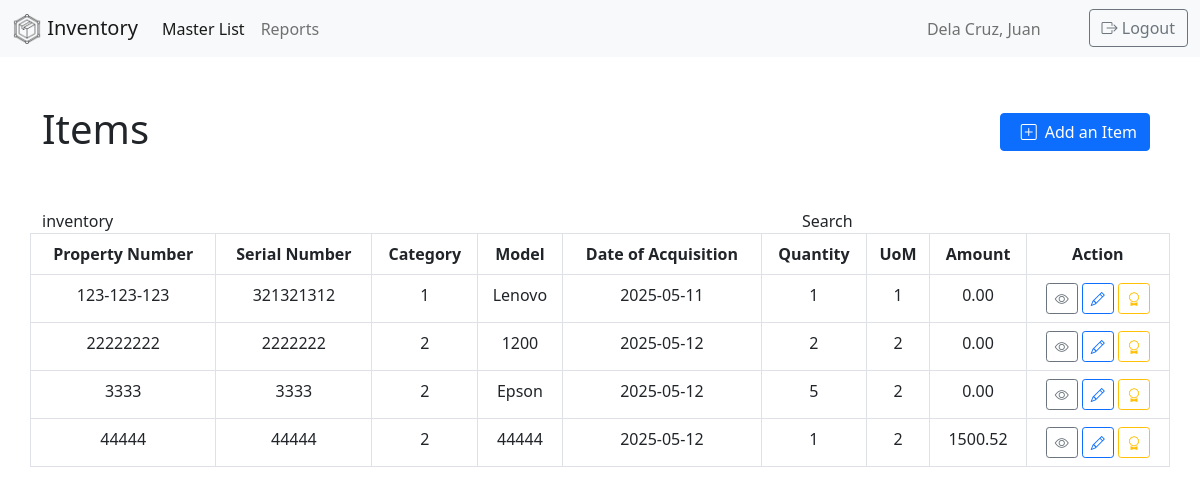
Screenshot of /inventory/home.php with the database file from the repository.
### tables this page shows
CREATE TABLE `item` (
  `$item_id` int(11) NOT NULL,
  `property_number` varchar(255) NOT NULL,
  `serial_number` varchar(255) NOT NULL,
  `category` varchar(255) NOT NULL,
  `model` varchar(255) NOT NULL,
  `specification` varchar(255) NOT NULL,
  `date_of_acquisition` date NOT NULL,
  `quantity` int(11) NOT NULL,
  `unit` varchar(45) NOT NULL,
  `amount` decimal(10,2) NOT NULL
);

### functions/items.php (the view, shortened to what this page needs)
<?php
function load_items()
{
    $connection = connection();
    $sql = "SELECT * FROM item";
    $items = $connection->query($sql) or die($connection->error);
    $row = $items->fetch_assoc();
    if ($items->num_rows > 0) {
        do {
            echo "<tr>
                    <td>" . $row['property_number'] . "</td>" .
                "<td>" . $row['serial_number'] . "</td>" .
                "<td>" . $row['category'] . "</td>" .
                "<td>" . $row['model'] . "</td>" .
                "<td>" . $row['date_of_acquisition'] . "</td>" .
                "<td>" . $row['quantity'] . "</td>" .
                "<td>" . $row['unit'] . "</td>" .
                "<td>" . $row['amount'] . "</td>
                    <td><a href='#' class='btn btn-outline-secondary btn-sm' data-bs-toggle='tooltip' data-bs-placement='top' title='View Item'><i class='bi bi-eye'></i></a>
                    <a href='#' class='btn btn-outline-primary btn-sm' data-bs-toggle='tooltip' data-bs-placement='top' title='Edit Item'><i class='bi bi-pencil'></i></a>
                    <a href='#' class='btn btn-outline-warning btn-sm' data-bs-toggle='tooltip' data-bs-placement='top' title='Issue the Item to an accountable personnel'><i class='bi bi-award'></i></a>
                    </td>
                </tr>";
        } while ($row = $items->fetch_assoc());
    } else {
        echo "<tr><td colspan='9'>No Records Available</td></tr>";
    }
}

### inventory/home.php (shortened to what this page needs)
<!DOCTYPE html>
<html lang="en">
<head>
    <link href="https://cdn.jsdelivr.net/npm/bootstrap@5.0.2/dist/css/bootstrap.min.css" rel="stylesheet">
    <link rel="stylesheet" href="https://cdn.jsdelivr.net/npm/bootstrap-icons@1.13.1/font/bootstrap-icons.min.css">
</head>
<?php
include '../functions/items.php';
?>
<body>
    <div class="page-wrapper">
        <nav class="navbar navbar-expand-lg navbar-light bg-light">
            <div class="container-fluid">
                <a href="#" class="navbar-brand">
                    <img src="img/supply.png" alt="" width="30" height="30" class="d-inline-block align-text-top">
                    Inventory
                </a>
                <div class="collapse navbar-collapse" id="navbarTogglerDemo01">
                    <ul class="navbar-nav me-auto mb-2 mb-lg-0">
                        <li class="nav-item">
                            <a class="nav-link active" aria-current="page" href="#">Master List</a>
                        </li>
                        <li class="nav-item">
                            <a class="nav-link" href="#">Reports</a>
                        </li>
                    </ul>
                    <div class="d-flex">
                        <ul class="navbar-nav me-auto mb-2 mb-lg-0">
                            <span class="navbar-text px-5">
                                Dela Cruz, Juan
                            </span>
                            <li class="nav-item">
                                <a href="#" class="btn btn-outline-secondary"><i class="bi bi-box-arrow-right"></i> Logout</a>
                            </li>
                        </ul>
                    </div>
                </div>
            </div>
        </nav>
        <div class="container">
            <div class="page-header my-5">
                <div class="d-flex">
                    <div class="flex-grow-1">
                        <h1>Items</h1>
                    </div>
                    <div class="p-2">
                        <button class="btn btn-primary btn-small" type="button" data-bs-toggle="modal" data-bs-target="#addItemform">
                            <i class="bi bi-plus-square m-2"></i>Add an Item
                        </button>
                    </div>
                </div>
            </div>
            <div class="row">
                <div class="col col-lg-4 col-sm-12">inventory</div>
                <div class="col col-lg-4 offset-lg-4 col-sm-12 align-self-end">Search</div>
            </div>
            <div class="row">
                <table class="table table-hover table-bordered text-center">
                    <thead>
                        <tr>
                            <th>Property Number</th>
                            <th>Serial Number</th>
                            <th>Category</th>
                            <th>Model</th>
                            <th>Date of Acquisition</th>
                            <th>Quantity</th>
                            <th>UoM</th>
                            <th>Amount</th>
                            <th>Action</th>
                        </tr>
                    </thead>
                    <tbody>
                        <?php load_items(); ?>
                    </tbody>
                </table>
            </div>
        </div>
    </div>
</body>
</html>

### rows the page displays
item: property_number "123-123-123", serial_number "321321312", category "1", model "Lenovo", date_of_acquisition "2025-05-11", quantity "1", unit "1", amount "0.00"
item: property_number "22222222", serial_number "2222222", category "2", model "1200", date_of_acquisition "2025-05-12", quantity "2", unit "2", amount "0.00"
item: property_number "3333", serial_number "3333", category "2", model "Epson", date_of_acquisition "2025-05-12", quantity "5", unit "2", amount "0.00"
item: property_number "44444", serial_number "44444", category "2", model "44444", date_of_acquisition "2025-05-12", quantity "1", unit "2", amount "1500.52"
